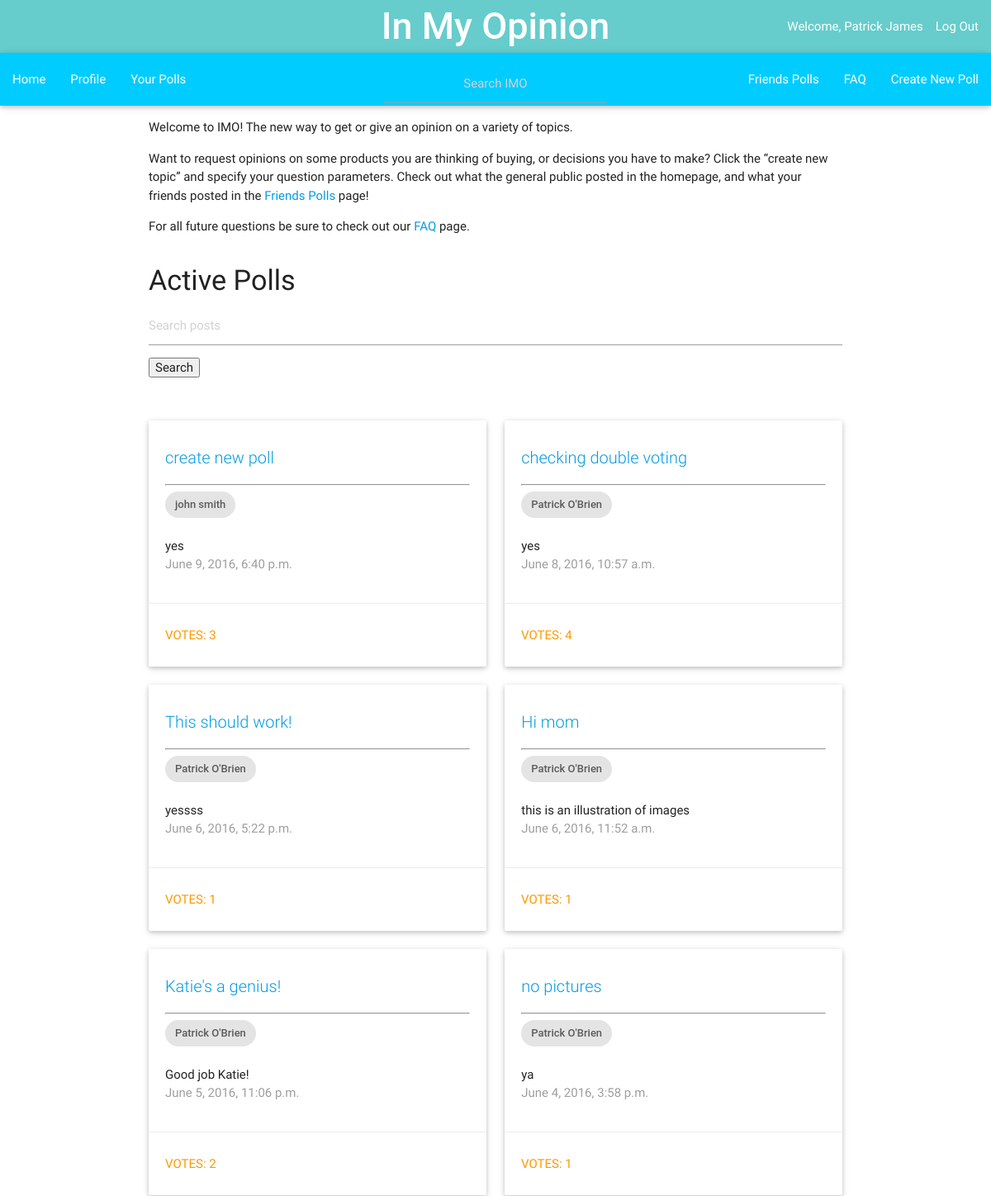
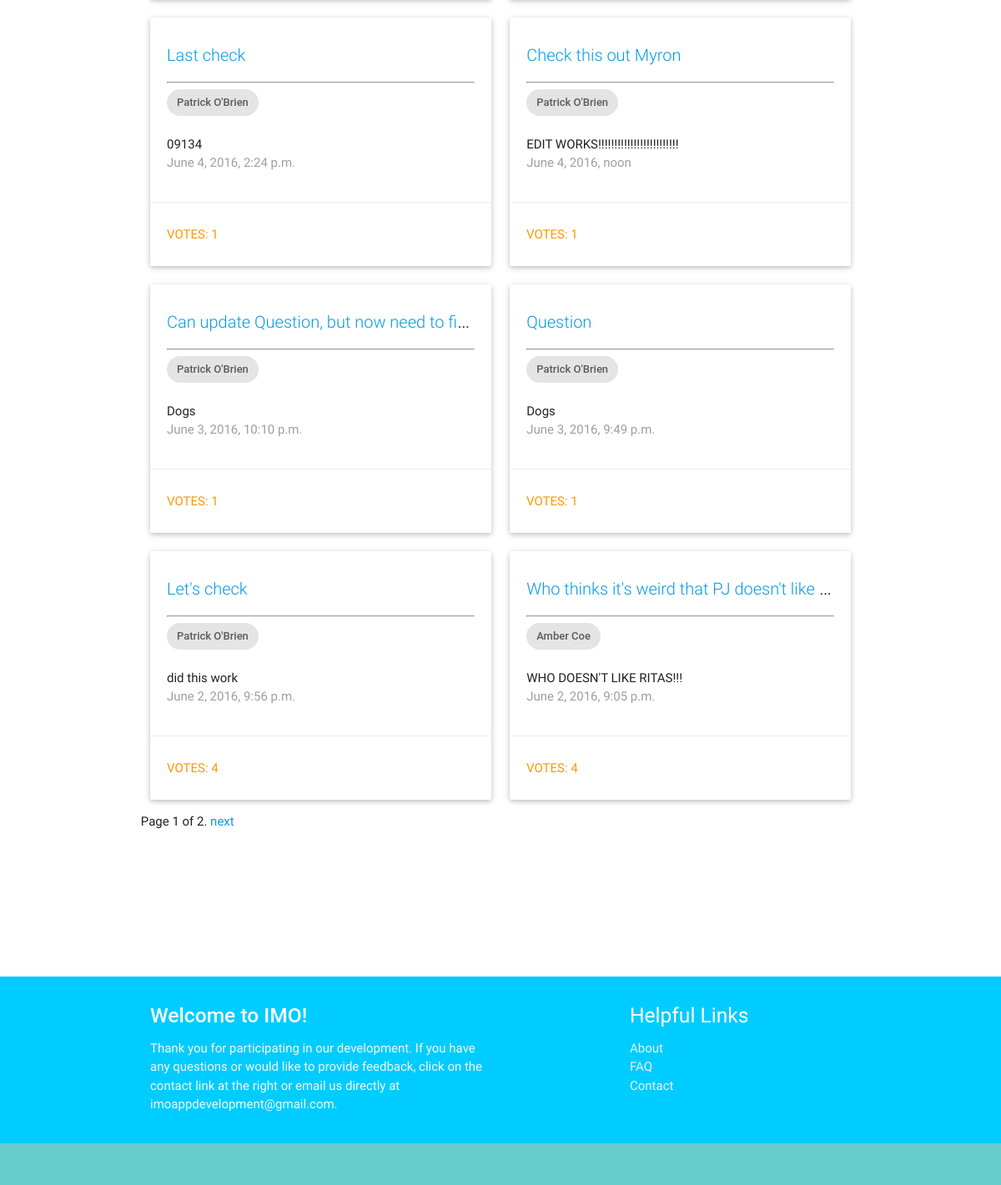
Screenshot of /imo_app/ (signed in) with the database file from the repository (2 pictures, top to bottom).
### imo_app/models.py (models this page shows, shortened)
class Question(models.Model):
    author = models.ForeignKey(UserProfile, on_delete=models.CASCADE)
    author_name = models.CharField(max_length=200, default='')
    question_text = models.CharField(max_length=200)
    description = models.TextField(default = '')
    category = models.CharField(max_length=50, default='')
    pub_date = models.DateTimeField('date published')
    choice1 = models.CharField(null=True, blank=True, default = '', max_length = 200)
    image1 = models.ImageField(null=True, blank=True)
    choice2 = models.CharField(null=True, blank=True, default = '', max_length = 200)
    image2 = models.ImageField(null=True, blank=True)
    choice3 = models.CharField(null=True, blank=True, default = '', max_length = 200)
    image3 = models.ImageField(null=True, blank=True)
    total_votes = models.IntegerField(default = 1)
    inappropriate = models.IntegerField(default=0)
    class Meta:
        ordering = ['-pub_date']

class UserProfile(models.Model):
    user = models.OneToOneField(User)
    name = models.CharField(max_length=200, default='')
    gender = models.CharField(default='', blank=True, max_length=15)
    picture = models.ImageField(blank=True, null=True, default='')
    birthday = models.DateField(blank=True, null=True)
    about = models.TextField(null = True, blank = True, default='')
    motto = models.CharField(max_length=200, null = True, blank=True, default='')
    total_friends = models.IntegerField(default=0)
    inappropriate = models.IntegerField(default=0)
    sponsor = models.BooleanField(default=False)
    verification = models.BooleanField(default=False)
    activation_key = models.CharField(max_length=100, default='')

### imo_app/views.py (the view)
def index(request):
    q_list = Question.objects.all()
    if request.GET.get("q"):
        query = request.GET.get("q")
        q_list = search_bars(q_list, query)
    paginator = Paginator(q_list, 12) # Show 25 contacts per page
    page = request.GET.get('page')
    try:
        q = paginator.page(page)
    except PageNotAnInteger:
        q = paginator.page(1)
    except EmptyPage:
        q = paginator.page(paginator.num_pages)
    return render(request, 'imo_app/index.html', {'q_all': q})

### imo_app/templates/imo_app/index.html (shortened to what this page needs)
{% extends "imo_app/base.html" %}
{% block content %}
  <div class="row">
    <div class="col m12">
      <p>Welcome to IMO!  The new way to get or give an opinion on a variety of topics.</p>
      <p>Want to request opinions on some products you are thinking of buying, or decisions you have to make?
        Click the “create new topic” and specify your question parameters.  Check out what the general public posted
        in the homepage, and what your friends posted in the <a href="{% url 'imo_app:friends_polls' %}">Friends Polls</a> page!</p>
      <p>For all future questions be sure to check out our <a href="{% url 'imo_app:faq' %}">FAQ</a> page.</p>
    </div>
  </div>
    {% if user.is_authenticated %}
      <h4>Active Polls</h4>
      <div class="row">
        <div class="col m12">
        <form method='GET' action=''>
        <input type='text' name='q' placeholder='Search posts' value='{{ request.GET.q }}' />
        <input type='submit' value='Search' />
        </form>
        <br></br>
      </div>
        {% for i in q_all %}
          <div class="col m6">
            <div class="card" >
              <div class="card-content">
                <span class="card-title truncate"><a href="{% url 'imo_app:detail' i.id %}" style = "font-size: 20px">{{ i.question_text }}</a></span>
                <hr></hr>
                <div class="chip">
                  {{ i.author.user.first_name}} {{ i.author.user.last_name}}
                </div>
                <br></br>
                <p class="truncate">{{ i.description }}</p>
                <p class="grey-text">{{ i.pub_date }}</p>
              </div>
              <a href="{% url 'imo_app:detail' i.id %}"><div class="orange-text waves-effect waves-teal card-action btn-flat" style="width:100%; height: 100%">
              Votes: {{ i.total_votes }}
              </div></a>
            </div>
          </div>
        {% endfor %}
        <div class="pagination">
            <span class="step-links">
                <span class="current">
                    Page {{ q_all.number }} of {{ q_all.paginator.num_pages }}.
                </span>
                {% if q_all.has_next %}
                    <a href="?page={{ q_all.next_page_number }}{% if request.GET.q %}&q={{ request.GET.q }}{% endif %}">next</a>
                {% endif %}
            </span>
        </div>
      </div>
    {% endif %}
{% endblock content %}

### imo_app/templates/imo_app/base.html (shortened to what this page needs)
<!DOCTYPE html>
{% load staticfiles %}
<html>
  <head>
    <link rel="stylesheet" type="text/css" href="{% static 'imo_app/css/imo.css' %}" />
    <link rel="stylesheet" type="text/css" href="{% static 'materialize/css/materialize.min.css' %}" />
  </head>
  <body>
  <div class = "navbar-fixed">
    <nav>
      <div class="nav-wrapper" style="background-color: #66CCCC">
      <ul class="right hide-on-med-and-down">
        <a href = "{% url 'imo_app:index' %}" class="brand-logo center" style="font-size: 45px"><strong>In My Opinion</strong></a>
        {% if user.is_authenticated %}
          <li>Welcome, {{ user.first_name }} {{user.last_name}}</li>
          <li><a href = "{% url 'imo_app:user_logout' %}">Log Out</a></li>
        {% else %}
            <li><a href = "{% url 'imo_app:view_registration' %}" style='width:100px'>Register</a></li>
            <li><a href = "{% url 'imo_app:view_login' %}" style='width:100px'>Login</a></li>
          </ul>
        {% endif %}
      </div>
    </div>
    <div class = "navbar-fixed">
    <nav>
        <div class="nav-wrapper" style="background-color: #00CCFF">
          {% if user.is_authenticated %}
          <a class="brand-logo center">
          <form action="{% url 'imo_app:search' %}" method="GET">
          <input type='text' style="width: 270px" class = "center-align" name='a' placeholder='Search IMO' value='{{ request.GET.a }}'  />
          </form>
          </a>
          {% endif %}
          {% if user.is_authenticated %}
          <ul id="nav-mobile" class="left hide-on-med-and-down" size="250%">
            <li><a href="{% url 'imo_app:index' %}">Home</a></li>
            <li><a href="{% url 'imo_app:profile' %}">Profile</a></li>
            <li><a href="{% url 'imo_app:your_posts' %}">Your Polls</a></li>
          </ul>
          <ul id="nav-mobile" class="right hide-on-med-and-down">
            <li><a href="{% url 'imo_app:friends_polls' %}">Friends Polls</a></li>
            <li><a href="{% url 'imo_app:faq' %}">FAQ</a></li>
            <li><a href="{% url 'imo_app:view_newentry' %}">Create New Poll</a></li>
          {% endif %}
          </ul>
        </div>
      </nav>
    </div>
    <div class="container">
      {% block content %}
      {% endblock %}
      <br></br>
      <br></br>
      <br></br>
    </div>
    <footer class="page-footer" style="background-color: #00CCFF">
      <div class="container" >
        <div class="row">
          <div class="col l6 s12">
            <h5 class="white-text"><strong>Welcome to IMO!</strong></h5>
            <p class="grey-text text-lighten-4">Thank you for participating in our development.
            If you have any questions or would like to provide feedback,
            click on the contact link at the right or email us directly at imoappdevelopment@gmail.com.</p>
          </div>
          <div class="col l4 offset-l2 s12">
            <h5 class="white-text">Helpful Links</h5>
            <ul>
              <li><a class="grey-text text-lighten-3" href="{% url 'imo_app:about' %}">About</a></li>
              <li><a class="grey-text text-lighten-3" href="{% url 'imo_app:faq' %}">FAQ</a></li>
              <li><a class="grey-text text-lighten-3" href="mailto:imoappdevelopment@gmail.com">Contact</a></li>
            </ul>
          </div>
        </div>
      </div>
      <div class="footer-copyright" style="background-color: #66CCCC">
      </div>
    </footer>
  </body>
</html>

### rows the page displays
Question: question_text "create new poll", author.user.first_name "john", author.user.last_name "smith", description "yes", pub_date "June 9, 2016, 6:40 p.m.", total_votes "3"
Question: question_text "checking double voting", author.user.first_name "Patrick", author.user.last_name "O'Brien", description "yes", pub_date "June 8, 2016, 10:57 a.m.", total_votes "4"
Question: question_text "This should work!", author.user.first_name "Patrick", author.user.last_name "O'Brien", description "yessss", pub_date "June 6, 2016, 5:22 p.m.", total_votes "1"
Question: question_text "Hi mom", author.user.first_name "Patrick", author.user.last_name "O'Brien", description "this is an illustration of images", pub_date "June 6, 2016, 11:52 a.m.", total_votes "1"
Question: question_text "Katie's a genius!", author.user.first_name "Patrick", author.user.last_name "O'Brien", description "Good job Katie!", pub_date "June 5, 2016, 11:06 p.m.", total_votes "2"
Question: question_text "no pictures", author.user.first_name "Patrick", author.user.last_name "O'Brien", description "ya", pub_date "June 4, 2016, 3:58 p.m.", total_votes "1"
Question: question_text "Last check", author.user.first_name "Patrick", author.user.last_name "O'Brien", description "09134", pub_date "June 4, 2016, 2:24 p.m.", total_votes "1"
Question: question_text "Check this out Myron", author.user.first_name "Patrick", author.user.last_name "O'Brien", description "EDIT WORKS!!!!!!!!!!!!!!!!!!!!!!!!!", pub_date "June 4, 2016, noon", total_votes "1"
Question: question_text "Can update Question, but now need to fi…", author.user.first_name "Patrick", author.user.last_name "O'Brien", description "Dogs", pub_date "June 3, 2016, 10:10 p.m.", total_votes "1"
Question: question_text "Question", author.user.first_name "Patrick", author.user.last_name "O'Brien", description "Dogs", pub_date "June 3, 2016, 9:49 p.m.", total_votes "1"
Question: question_text "Let's check", author.user.first_name "Patrick", author.user.last_name "O'Brien", description "did this work", pub_date "June 2, 2016, 9:56 p.m.", total_votes "4"
Question: question_text "Who thinks it's weird that PJ doesn't like…", author.user.first_name "Amber", author.user.last_name "Coe", description "WHO DOESN'T LIKE RITAS!!!", pub_date "June 2, 2016, 9:05 p.m.", total_votes "4"

### other values shown
{{ user.first_name }} "Patrick"
{{ user.last_name }} "James"
{{ q_all.number }} "1"
{{ q_all.paginator.num_pages }} "2"
